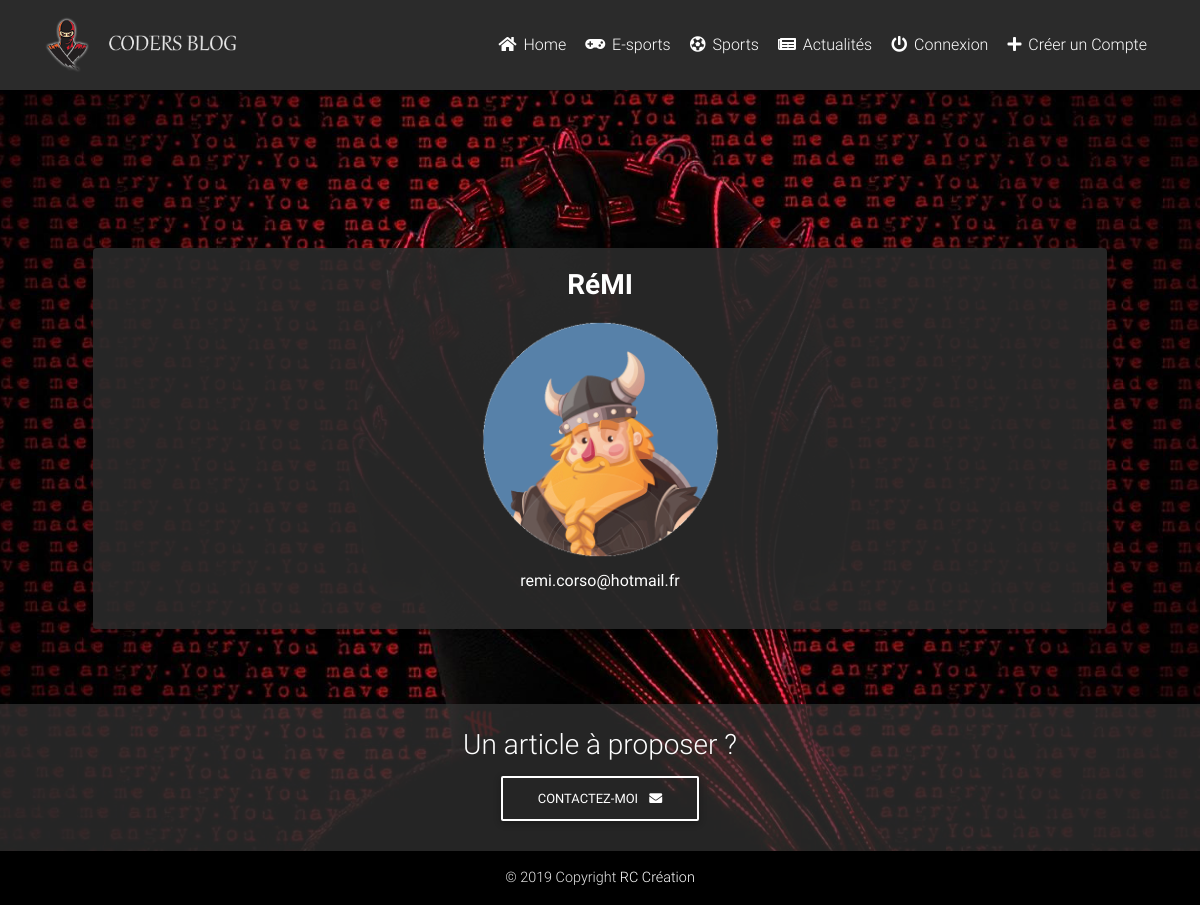
/utilisateur.php?user=1, run on the app's committed database.
### tables this page shows
CREATE TABLE IF NOT EXISTS `menus` (
  `id` int(11) NOT NULL AUTO_INCREMENT,
  `name` varchar(255) NOT NULL,
  `target` varchar(255) NOT NULL,
  `icone` varchar(255) NOT NULL,
  PRIMARY KEY (`id`)
);

CREATE TABLE IF NOT EXISTS `user` (
  `id` int(11) NOT NULL AUTO_INCREMENT,
  `username` varchar(255) NOT NULL,
  `password` varchar(255) NOT NULL,
  `email` varchar(255) NOT NULL,
  `avatar` varchar(255) NOT NULL,
  `registration_date` datetime NOT NULL,
  PRIMARY KEY (`id`)
);

### db_connect.php (called while the page is built, shortened)
<?php
try {
    $bdd = new PDO('mysql:host=localhost;dbname=coursphp;charset=utf8', 'root', '');
} catch (Exception $e) {
    die('Erreur : ' . $e->getMessage());
}
$url_path = 'http://localhost/coursphp/';
$getNaviguation = $bdd->query('SELECT * FROM menus ORDER by id ASC');
$img_folder = 'http://localhost/coursphp/img/';

### classes/User.php (called while the page is built, shortened)
<?php
class User
{
    static function getSingleUser($id)
    {
        try {
            $bdd = new PDO('mysql:host=localhost;dbname=coursphp;charset=utf8', 'root', '');
        } catch (Exception $e) {
            die('Erreur : ' . $e->getMessage());
        }
        $getOneUser = $bdd->prepare('SELECT * FROM user WHERE id = ?');
        $getOneUser->execute(array($id));
        return $singleUser = $getOneUser->fetch();
    }
}

### utilisateur.php (the view, shortened to what this page needs)
<?php
require('./db_connect.php');
require('classes/User.php');
$singleUser = User::getSingleUser($_GET['user']);
?>
<!DOCTYPE html>
<html lang="fr">
<head>
    <link rel="stylesheet" href="https://use.fontawesome.com/releases/v5.11.2/css/all.css">
    <link href="css/bootstrap.min.css" rel="stylesheet">
    <link href="css/mdb.min.css" rel="stylesheet">
    <link href="css/style.css" rel="stylesheet">
</head>
<body>
    <?php include('./include/header.php'); ?>
    <main class="mt-5 pt-5">
        <div class="container pt-2">
            <section class="mx-md-5 dark-grey-text">
                <div class="row">
                    <div class="col-md-12 pt-lg-5 mt-lg-5">
                        <div class="card card-cascade wider reverse mt-lg-5 ">
                            <div class="card-body card-body-cascade text-center text-white">
                                <h3 class="font-weight-bold"><?php echo strtoupper($singleUser['username']) ?></h3>
                                <img class="card-img-top w-25 mx-auto mt-2 mb-2  " src="./img/users/<?php echo $singleUser['avatar'] ?>" alt="Sample image">
                                <p ><?php echo $singleUser['email'] ?></p>
                            </div>
                        </div>
                    </div>
                </div>
            </section>
        </div>
    </main>
    <?php include('./include/footer.php'); ?>
</body>
</html>

### include/header.php (shortened to what this page needs)
<header>
    <nav class="navbar fixed-top navbar-expand-lg navbar-dark scrolling-navbar">
        <div class="container">
            <a class="navbar-brand waves-effect" href="<?php echo $url_path ?>">
                <img class="img-fluid logo" src="<?php echo $img_folder ?>logo.png" alt="Mon super Blog !">
            </a>
            <div class="collapse navbar-collapse" id="navbarSupportedContent">
                <ul class="navbar-nav ml-auto">
                    <?php while ($singleNav = $getNaviguation->fetch()) { ?>
                        <li class="nav-item">
                            <a class="nav-link waves-effect" href="<?php echo $url_path . $singleNav['target'] ?>"><i class="<?php echo $singleNav['icone'] ?>"></i> <?php echo $singleNav['name'] ?>
                            </a>
                        </li>
                    <?php } ?>
                    <?php
                    if (isset($_SESSION['id'])) { ?>
                        <li class="nav-item">
                            <a class="nav-link waves-effect" href="<?php echo $url_path ?>admin/"><i class="fas fa-wrench"></i> Administration</a>
                        </li>
                        <li class="nav-item">
                            <a class="nav-link waves-effect" href="<?php echo $url_path ?>action/logout.php"><i class="fas fa-power-off text-danger"></i> Déconnexion</a>
                        </li>
                    <?php } else { ?>
                        <li class="nav-item">
                            <a class="nav-link waves-effect" href="<?php echo $url_path ?>connexion.php"><i class="fas fa-power-off"></i> Connexion</a>
                        </li>
                        <li class="nav-item">
                            <a class="nav-link waves-effect" href="<?php echo $url_path ?>inscription.php"><i class="fas fa-plus"></i> Créer un Compte</a>
                        </li>
                    <?php } ?>
                </ul>
            </div>
        </div>
    </nav>
</header>

### css/style.css (style rules this page uses)
body { background: url('../img/background.jpg'); background-size: cover; background-repeat: no-repeat; background-position: center; background-attachment: fixed; color: #e7e7e7 !important; }
main { min-height: 80vh; }
.logo { height: 3.5rem; }
header nav { background-color: #2b2b2b; }
.card { background-color: #2b2b2be3 !important; }

### data on the page
menus: name "Home"
menus: name "E-sports"
menus: name "Sports"
menus: name "Actualités"
user: username "RéMI", avatar (picture), email "remi.corso@hotmail.fr"
